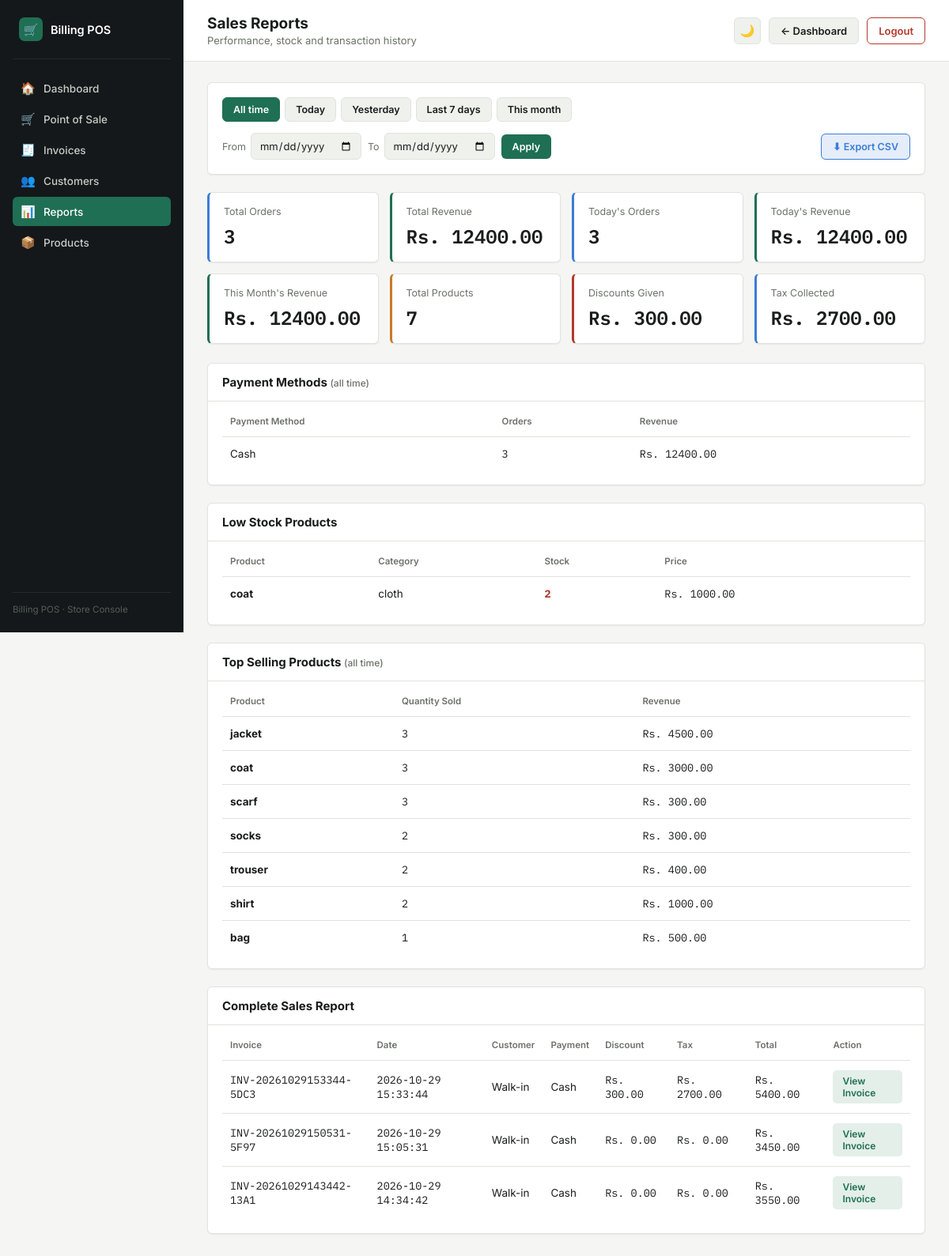
The app's page /reports (signed in) with its own data.
### tables this page shows
CREATE TABLE products (
            id INTEGER PRIMARY KEY AUTOINCREMENT,
            name TEXT NOT NULL,
            barcode TEXT,
            category TEXT,
            price REAL NOT NULL,
            stock INTEGER NOT NULL DEFAULT 0,
            is_active INTEGER NOT NULL DEFAULT 1
        );

CREATE TABLE sales (
            id INTEGER PRIMARY KEY AUTOINCREMENT,
            invoice_no TEXT NOT NULL,
            subtotal REAL DEFAULT 0,
            total REAL NOT NULL,
            discount REAL DEFAULT 0,
            tax REAL DEFAULT 0,
            payment_method TEXT NOT NULL,
            cash_received REAL DEFAULT 0,
            change_amount REAL DEFAULT 0,
            sale_date TEXT NOT NULL,
            customer_id INTEGER
        );

### app.py (the view)
@app.route("/reports")
@login_required
def reports():
    preset, start_date, end_date = resolve_date_range()
    conn = get_db_connection()
    base_query = """
        SELECT sales.*, customers.name AS customer_name
        FROM sales
        LEFT JOIN customers ON sales.customer_id = customers.id
    """
    params = []
    if start_date and end_date:
        base_query += " WHERE DATE(sales.sale_date) BETWEEN ? AND ?"
        params.extend([start_date, end_date])
    base_query += " ORDER BY sales.id DESC"
    sales_report = conn.execute(base_query, params).fetchall()
    total_sales = len(sales_report)
    total_revenue = sum(row["total"] for row in sales_report)
    total_discount = sum(row["discount"] or 0 for row in sales_report)
    total_tax = sum(row["tax"] or 0 for row in sales_report)
    today = datetime.now().strftime("%Y-%m-%d")
    today_stats = conn.execute(
        "SELECT COUNT(*) AS orders, COALESCE(SUM(total), 0) AS revenue FROM sales WHERE sale_date LIKE ?",
        (today + "%",)
    ).fetchone()
    current_month = datetime.now().strftime("%Y-%m")
    month_revenue = conn.execute(
        "SELECT COALESCE(SUM(total), 0) AS revenue FROM sales WHERE sale_date LIKE ?",
        (current_month + "%",)
    ).fetchone()["revenue"]
    total_products = conn.execute(
        "SELECT COUNT(*) AS count FROM products WHERE is_active = 1"
    ).fetchone()["count"]
    low_stock = conn.execute(
        "SELECT * FROM products WHERE is_active = 1 AND stock <= 5 ORDER BY stock ASC"
    ).fetchall()
    payment_methods = conn.execute("""
        SELECT payment_method, COUNT(*) AS orders, COALESCE(SUM(total), 0) AS revenue
        FROM sales GROUP BY payment_method ORDER BY revenue DESC
    """).fetchall()
    top_products = conn.execute("""
        SELECT products.name AS product_name, SUM(sale_items.quantity) AS quantity_sold, SUM(sale_items.subtotal) AS revenue
        FROM sale_items JOIN products ON sale_items.product_id = products.id
        GROUP BY sale_items.product_id ORDER BY quantity_sold DESC LIMIT 10
    """).fetchall()
    conn.close()
    return render_template(
        "reports.html",
        total_sales=total_sales,
        total_revenue=total_revenue,
        total_discount=total_discount,
        total_tax=total_tax,
        today_orders=today_stats["orders"],
        today_revenue=today_stats["revenue"],
        month_revenue=month_revenue,
        total_products=total_products,
        low_stock=low_stock,
        payment_methods=payment_methods,
        sales_report=sales_report,
        top_products=top_products,
        start_date=start_date,
        end_date=end_date,
        preset=preset
    )

### app.py (called while the page is built, shortened)
@app.before_request
def csrf_protect():
    if request.method not in ("POST", "PUT", "PATCH", "DELETE"):
        return None

def get_db_connection():
    conn = sqlite3.connect(DATABASE)
    conn.row_factory = sqlite3.Row
    return conn

def login_required(function):
    @wraps(function)
    def decorated_function(*args, **kwargs):
        if "user_id" not in session:
            return redirect("/login")
        return function(*args, **kwargs)
    return decorated_function

def resolve_date_range():
    preset = request.args.get("preset", "").strip()
    today = date.today()
    if preset == "today":
        start, end = today, today
    elif preset == "yesterday":
        start = end = today - timedelta(days=1)
    elif preset == "last_7":
        start, end = today - timedelta(days=6), today
    elif preset == "this_month":
        start, end = today.replace(day=1), today
    else:
        preset = ""
        try:
            start = datetime.strptime(request.args.get("start_date", "").strip(), "%Y-%m-%d").date()
            end = datetime.strptime(request.args.get("end_date", "").strip(), "%Y-%m-%d").date()
        except ValueError:
            return "", "", ""
        if start > end:
            start, end = end, start
    return preset, start.isoformat(), end.isoformat()

### templates/reports.html (shortened to what this page needs)
<!DOCTYPE html>
<html lang="en">
<head>
</head>
<body>
<div class="shell">
    <aside class="sidebar">
        <div class="brand">
            <div class="brand-mark">🛒</div>
            <div class="brand-name">Billing POS</div>
        </div>
        <nav class="nav-group">
            <a href="/dashboard" class="nav-link"><span class="ic">🏠</span> Dashboard</a>
            <a href="/pos" class="nav-link"><span class="ic">🛒</span> Point of Sale</a>
            <a href="/invoices" class="nav-link"><span class="ic">🧾</span> Invoices</a>
            <a href="/customers" class="nav-link"><span class="ic">👥</span> Customers</a>
            <a href="/reports" class="nav-link active"><span class="ic">📊</span> Reports</a>
            <a href="/" class="nav-link"><span class="ic">📦</span> Products</a>
        </nav>
        <div class="sidebar-footer">Billing POS · Store Console</div>
    </aside>
    <div class="main">
        <div class="topbar">
            <div>
                <h1>Sales Reports</h1>
                <p class="subtitle">Performance, stock and transaction history</p>
            </div>
            <div class="topbar-actions">
                <button type="button" class="theme-toggle" id="themeToggle" title="Toggle theme">🌙</button>
                <a href="/dashboard" class="btn-ghost">← Dashboard</a>
                <a href="/logout" class="btn-logout" onclick="return confirm('Are you sure you want to logout?')">Logout</a>
            </div>
        </div>
        <div class="content">
            <div class="panel">
                <div class="panel-body filter-body">
                    <div class="preset-group">
                        <a href="/reports" class="preset-btn {% if not preset and not start_date %}active{% endif %}">All time</a>
                        <a href="/reports?preset=today" class="preset-btn {% if preset == 'today' %}active{% endif %}">Today</a>
                        <a href="/reports?preset=yesterday" class="preset-btn {% if preset == 'yesterday' %}active{% endif %}">Yesterday</a>
                        <a href="/reports?preset=last_7" class="preset-btn {% if preset == 'last_7' %}active{% endif %}">Last 7 days</a>
                        <a href="/reports?preset=this_month" class="preset-btn {% if preset == 'this_month' %}active{% endif %}">This month</a>
                    </div>
                    <form method="get" action="/reports" class="range-form">
                        <label>From <input type="date" name="start_date" value="{{ start_date }}" class="date-field" required></label>
                        <label>To <input type="date" name="end_date" value="{{ end_date }}" class="date-field" required></label>
                        <button type="submit" class="btn-apply">Apply</button>
                    </form>
                    <a
                        href="/export_sales_csv{% if preset %}?preset={{ preset }}{% elif start_date %}?start_date={{ start_date }}&end_date={{ end_date }}{% endif %}"
                        class="btn-export"
                    >⬇ Export CSV</a>
                </div>
            </div>
            <div class="metrics">
                <div class="metric" style="--m-color: var(--blue);">
                    <p class="label">{% if start_date %}Orders (selected range){% else %}Total Orders{% endif %}</p>
                    <p class="value num">{{ total_sales }}</p>
                </div>
                <div class="metric" style="--m-color: var(--accent);">
                    <p class="label">{% if start_date %}Revenue (selected range){% else %}Total Revenue{% endif %}</p>
                    <p class="value num">Rs. {{ "%.2f"|format(total_revenue) }}</p>
                </div>
                <div class="metric" style="--m-color: var(--blue);">
                    <p class="label">Today's Orders</p>
                    <p class="value num">{{ today_orders }}</p>
                </div>
                <div class="metric" style="--m-color: var(--accent);">
                    <p class="label">Today's Revenue</p>
                    <p class="value num">Rs. {{ "%.2f"|format(today_revenue) }}</p>
                </div>
            </div>
            <div class="metrics secondary">
                <div class="metric" style="--m-color: var(--accent);">
                    <p class="label">This Month's Revenue</p>
                    <p class="value num">Rs. {{ "%.2f"|format(month_revenue) }}</p>
                </div>
                <div class="metric" style="--m-color: var(--amber);">
                    <p class="label">Total Products</p>
                    <p class="value num">{{ total_products }}</p>
                </div>
                <div class="metric" style="--m-color: var(--danger);">
                    <p class="label">Discounts Given</p>
                    <p class="value num">Rs. {{ "%.2f"|format(total_discount) }}</p>
                </div>
                <div class="metric" style="--m-color: var(--blue);">
                    <p class="label">Tax Collected</p>
                    <p class="value num">Rs. {{ "%.2f"|format(total_tax) }}</p>
                </div>
            </div>
            <div class="panel">
                <div class="panel-head"><h2>Payment Methods <span class="muted-note">(all time)</span></h2></div>
                <div class="panel-body" style="overflow-x:auto;">
                    <table>
                        <thead>
                            <tr>
                                <th>Payment Method</th>
                                <th>Orders</th>
                                <th>Revenue</th>
                            </tr>
                        </thead>
                        <tbody>
                            {% for payment in payment_methods %}
                            <tr>
                                <td>{{ payment.payment_method }}</td>
                                <td class="num">{{ payment.orders }}</td>
                                <td class="num">Rs. {{ "%.2f"|format(payment.revenue) }}</td>
                            </tr>
                            {% else %}
                            <tr>
                                <td colspan="3" class="empty">No payment data available.</td>
                            </tr>
                            {% endfor %}
                        </tbody>
                    </table>
                </div>
            </div>
            <div class="panel">
                <div class="panel-head"><h2>Low Stock Products</h2></div>
                <div class="panel-body" style="overflow-x:auto;">
                    <table>
                        <thead>
                            <tr>
                                <th>Product</th>
                                <th>Category</th>
                                <th>Stock</th>
                                <th>Price</th>
                            </tr>
                        </thead>
                        <tbody>
                            {% for product in low_stock %}
                            <tr>
                                <td><strong>{{ product.name }}</strong></td>
                                <td>{{ product.category or "-" }}</td>
                                <td class="low num">{{ product.stock }}</td>
                                <td class="num">Rs. {{ "%.2f"|format(product.price) }}</td>
                            </tr>
                            {% else %}
                            <tr>
                                <td colspan="4" class="empty">No low-stock products.</td>
                            </tr>
                            {% endfor %}
                        </tbody>
                    </table>
                </div>
            </div>
            <div class="panel">
                <div class="panel-head"><h2>Top Selling Products <span class="muted-note">(all time)</span></h2></div>
                <div class="panel-body" style="overflow-x:auto;">
                    <table>
                        <thead>
                            <tr>
                                <th>Product</th>
                                <th>Quantity Sold</th>
                                <th>Revenue</th>
                            </tr>
                        </thead>
                        <tbody>
                            {% for product in top_products %}
                            <tr>
                                <td><strong>{{ product.product_name }}</strong></td>
                                <td class="num">{{ product.quantity_sold }}</td>
                                <td class="num">Rs. {{ "%.2f"|format(product.revenue) }}</td>
                            </tr>
                            {% else %}
                            <tr>
                                <td colspan="3" class="empty">No sales data available.</td>
                            </tr>
                            {% endfor %}
                        </tbody>
                    </table>
                </div>
            </div>
            <div class="panel">
                <div class="panel-head"><h2>Complete Sales Report</h2></div>
                <div class="panel-body" style="overflow-x:auto;">
                    <table>
                        <thead>
                            <tr>
                                <th>Invoice</th>
                                <th>Date</th>
                                <th>Customer</th>
                                <th>Payment</th>
                                <th>Discount</th>
                                <th>Tax</th>
                                <th>Total</th>
                                <th>Action</th>
                            </tr>
                        </thead>
                        <tbody>
                            {% for sale in sales_report %}
                            <tr>
                                <td class="num">{{ sale.invoice_no }}</td>
                                <td class="num">{{ sale.sale_date }}</td>
                                <td>{{ sale.customer_name or "Walk-in" }}</td>
                                <td>{{ sale.payment_method }}</td>
                                <td class="num">Rs. {{ "%.2f"|format(sale.discount or 0) }}</td>
                                <td class="num">Rs. {{ "%.2f"|format(sale.tax or 0) }}</td>
                                <td class="num">Rs. {{ "%.2f"|format(sale.total) }}</td>
                                <td><a href="/invoice/{{ sale.id }}" class="view-btn">View Invoice</a></td>
                            </tr>
                            {% else %}
                            <tr>
                                <td colspan="8" class="empty">No sales available.</td>
                            </tr>
                            {% endfor %}
                        </tbody>
                    </table>
                </div>
            </div>
        </div>
    </div>
</div>
</body>
</html>

### records on screen
products: name "coat", category "cloth", stock "2", price "1000.00"
products: product_name "jacket", quantity_sold "3", revenue "4500.00"
products: product_name "scarf", quantity_sold "3", revenue "300.00"
products: product_name "socks", quantity_sold "2", revenue "300.00"
products: product_name "trouser", quantity_sold "2", revenue "400.00"
products: product_name "shirt", quantity_sold "2", revenue "1000.00"
products: product_name "bag", quantity_sold "1", revenue "500.00"
sales: invoice_no "INV-20261029153344-5DC3", sale_date "2026-10-29 15:33:44", customer_name "Walk-in", payment_method "Cash", discount "300.00", tax "2700.00", total "5400.00"
sales: invoice_no "INV-20261029150531-5F97", sale_date "2026-10-29 15:05:31", customer_name "Walk-in", payment_method "Cash", discount "0.00", tax "0.00", total "3450.00"
sales: invoice_no "INV-20261029143442-13A1", sale_date "2026-10-29 14:34:42", customer_name "Walk-in", payment_method "Cash", discount "0.00", tax "0.00", total "3550.00"

### other values on screen
{{ total_sales }} "3"
{{ "%.2f"|format(total_revenue) }} "12400.00"
{{ today_orders }} "3"
{{ "%.2f"|format(today_revenue) }} "12400.00"
{{ "%.2f"|format(month_revenue) }} "12400.00"
{{ total_products }} "7"
{{ "%.2f"|format(total_discount) }} "300.00"
{{ "%.2f"|format(total_tax) }} "2700.00"
{{ payment.payment_method }} "Cash"
{{ payment.orders }} "3"
{{ "%.2f"|format(payment.revenue) }} "12400.00"
{{ product.product_name }} "coat"
{{ product.quantity_sold }} "3"
{{ "%.2f"|format(product.revenue) }} "3000.00"
